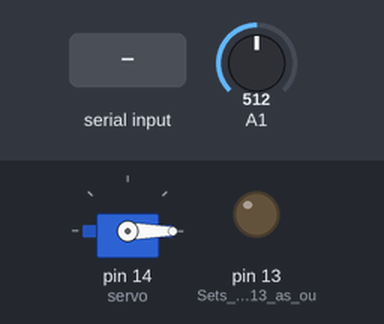
Recording of a sketch running on a simulated Arduino Uno, built with avr-gcc and run on an emulated ATmega328P. On the bench: servo, output pins drawn as LEDs (lit = HIGH). Inputs (shaded band) come from the test bench; at power-on: A1 = 512.

Above: at 1.7 s.
1.8 s: "90;45\n" received over the second serial link
At 2.7 s:
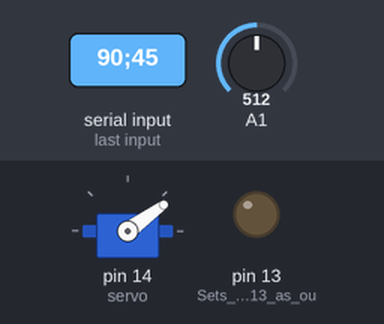
3.3 s: ";" received over the second serial link
At 3.9 s:
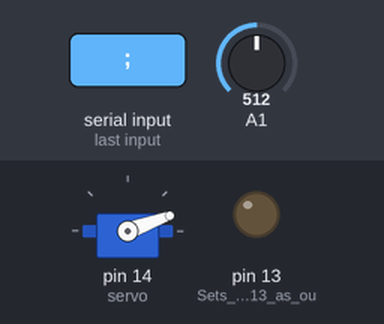
Timing chart, 0 to 6.3 s (numbered marks = the images above; inputs shaded):
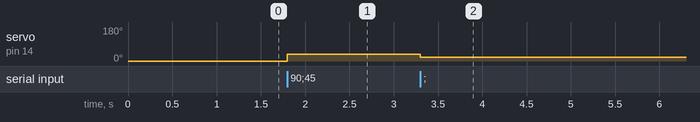

The sketch:

bluetooth_esc_controller.ino
```cpp
#include <SoftwareSerial.h>
#include <Servo.h>

//SoftwareSerial to keep Serial for Servo communication free
SoftwareSerial BTSerial(8, 9); // RX | TX on Arduino. RX(Arduino) -> TX(HC-06). TX(Arduino) -> RX(HC-06)

Servo servo;  // create servo object to control a servo

String message = "";

int minSpeed = 5;  //min speed
int maxSpeed = 40; //max effective speed = 90

int analog_value;
float input_voltage;
float battery_voltage;

float r1 = 99.0;
float r2 = 20.0;

float factor = r2 / (r1 + r2);

float sum;
int count;

unsigned long currentMillis;
long previousTransmitMillis = 0;        // will store last time LED was updated
long previousVoltageMeasureMillis = 0;        // will store last time LED was updated
long previousMillis = 0;        // will store last time LED was updated
long transmitInterval = 10000;           // interval at which to blink (milliseconds)
long voltageMeasureInterval = 250;           // interval at which to blink (milliseconds)

float voltage;

void readVoltage() {

	analog_value = analogRead(A1);
	input_voltage = (analog_value * 5.0) / 1024.0;
	battery_voltage = input_voltage / factor;

	sum += battery_voltage;
	count++;

	if (count >= 100)
	{
		voltage = sum / 100.0;
		count = 0;
		sum = 0;
	}
}

void setup()
{
	Serial.begin(9600);   //Sets the baud for serial data transmission
	pinMode(13, OUTPUT);  //Sets digital pin 13 as output pin

	BTSerial.begin(9600); // HC-06 current baud rate (default 115200)

	servo.attach(14);  // attaches the servo on pin 14 = A0

	servo.write(0);
	delay(500);
}

void receive()
{
	if (BTSerial.available())
	{
		char c = BTSerial.read();

		if (c == ';')
		{
			int i = message.toInt();

			int val = map(i, 0, 100, minSpeed, maxSpeed);     // scale it to use it with the servo (value between 0 and 180)
			if (i == 0)
				servo.write(0);
			else
				servo.write(val);

			message = "";
		}
		else
		{
			message += c;
		}
	}
}

void loop()
{
	receive();

	currentMillis = millis();

	if (currentMillis - previousVoltageMeasureMillis > voltageMeasureInterval) {
		previousVoltageMeasureMillis = currentMillis;
		readVoltage();
	}

	if (currentMillis - previousTransmitMillis > transmitInterval) {
		previousTransmitMillis = currentMillis;
		BTSerial.println("~" + String(voltage) + ";");
	}

}
```

VoltageDeviderTest.ino
```cpp
//int analog_value;
//float input_voltage;
//float battery_voltage;
//
//float r1 = 98.35;
//float r2 = 20.0;
//
//float factor = r2 / (r1 + r2);
//
//float sum;
//int count;
//
//void readAverageVoltage() {
//
//	analog_value = analogRead(A1);
//	input_voltage = (analog_value * 5.0) / 1024.0;
//	battery_voltage = input_voltage / factor;
//
//	sum += battery_voltage;
//	count++;
//
//	if (count >= 100)
//	{
//		Serial.println("V: " + String(sum / 100.0));
//		count = 0;
//		sum = 0;
//	}
//
//	delay(250);
//}
```

Measured:
- after the input at 1.8 s, servo on pin 14 (servo): 0° → 36° at once
- after the input at 3.3 s, servo on pin 14 (servo): 36° → 20° at once
